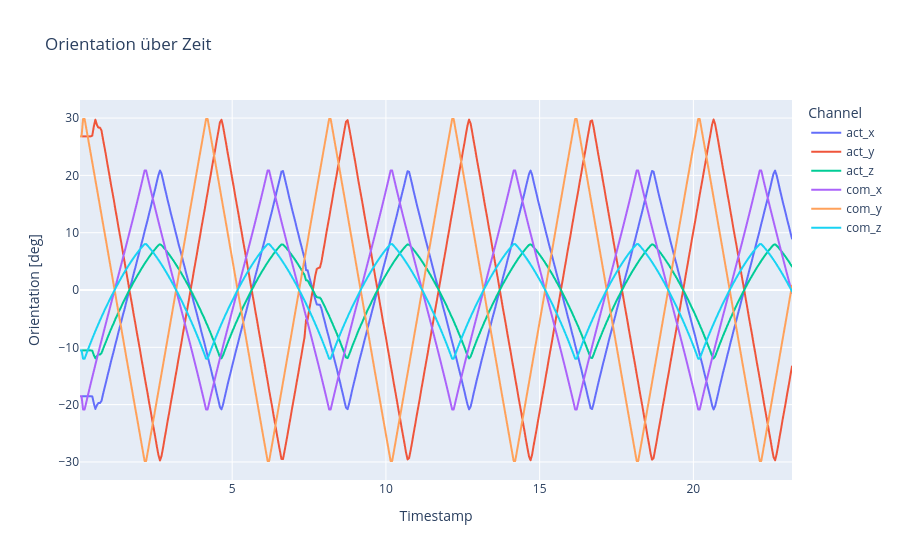

The cell this chart's notebook holds for it:
### Markdown cell above
orientation over time

### Code cell
# 1) DataFrame anlegen
df = pd.DataFrame({
    'timestamp': timestamps,
    'act_x': rpy_act[:, 0],
    'act_y': rpy_act[:, 1],
    'act_z': rpy_act[:, 2],
    'com_x': rpy_com[:, 0],
    'com_y': rpy_com[:, 1],
    'com_z': rpy_com[:, 2],
})

# 1) In Long-Form umwandeln
df_long = df.melt(
    id_vars='timestamp',
    value_vars=df.columns[1:],
    var_name='Channel',
    value_name='Orientation [deg]'
)

# 2) Plot bauen
fig = px.line(
    df_long,
    x='timestamp',
    y='Orientation [deg]',
    color='Channel',
    title="Orientation über Zeit",
    labels={'timestamp': 'Timestamp'}
)

# 3) Achsen anpassen
fig.update_xaxes(
    tickformat="%H:%M:%S\n%d-%m-%Y",
)

fig.show()

### Figure 1 — Plotly figure (JSON) as saved in the notebook; plotly's stock layout.template omitted (floating-point values rounded to 4 significant figures; data arrays with more than 128 entries replaced by an {"elided": "..."} marker saying what was removed)
{"data": [{"hovertemplate": "Channel=act_x<br>Timestamp=%{x}<br>Orientation [deg]=%{y}<extra></extra>", "legendgroup": "act_x", "line": {"color": "#636efa", "dash": "solid"}, "marker": {"symbol": "circle"}, "mode": "lines", "name": "act_x", "showlegend": true, "type": "scattergl", "x": {"elided": "464 float values"}, "xaxis": "x", "y": {"elided": "464 float values"}, "yaxis": "y"}, {"hovertemplate": "Channel=act_y<br>Timestamp=%{x}<br>Orientation [deg]=%{y}<extra></extra>", "legendgroup": "act_y", "line": {"color": "#EF553B", "dash": "solid"}, "marker": {"symbol": "circle"}, "mode": "lines", "name": "act_y", "showlegend": true, "type": "scattergl", "x": {"elided": "464 float values"}, "xaxis": "x", "y": {"elided": "464 float values"}, "yaxis": "y"}, {"hovertemplate": "Channel=act_z<br>Timestamp=%{x}<br>Orientation [deg]=%{y}<extra></extra>", "legendgroup": "act_z", "line": {"color": "#00cc96", "dash": "solid"}, "marker": {"symbol": "circle"}, "mode": "lines", "name": "act_z", "showlegend": true, "type": "scattergl", "x": {"elided": "464 float values"}, "xaxis": "x", "y": {"elided": "464 float values"}, "yaxis": "y"}, {"hovertemplate": "Channel=com_x<br>Timestamp=%{x}<br>Orientation [deg]=%{y}<extra></extra>", "legendgroup": "com_x", "line": {"color": "#ab63fa", "dash": "solid"}, "marker": {"symbol": "circle"}, "mode": "lines", "name": "com_x", "showlegend": true, "type": "scattergl", "x": {"elided": "464 float values"}, "xaxis": "x", "y": {"elided": "464 float values"}, "yaxis": "y"}, {"hovertemplate": "Channel=com_y<br>Timestamp=%{x}<br>Orientation [deg]=%{y}<extra></extra>", "legendgroup": "com_y", "line": {"color": "#FFA15A", "dash": "solid"}, "marker": {"symbol": "circle"}, "mode": "lines", "name": "com_y", "showlegend": true, "type": "scattergl", "x": {"elided": "464 float values"}, "xaxis": "x", "y": {"elided": "464 float values"}, "yaxis": "y"}, {"hovertemplate": "Channel=com_z<br>Timestamp=%{x}<br>Orientation [deg]=%{y}<extra></extra>", "legendgroup": "com_z", "line": {"color": "#19d3f3", "dash": "solid"}, "marker": {"symbol": "circle"}, "mode": "lines", "name": "com_z", "showlegend": true, "type": "scattergl", "x": {"elided": "464 float values"}, "xaxis": "x", "y": {"elided": "464 float values"}, "yaxis": "y"}], "layout": {"legend": {"title": {"text": "Channel"}, "tracegroupgap": 0}, "title": {"text": "Orientation über Zeit"}, "xaxis": {"anchor": "y", "domain": [0, 1], "tickformat": "%H:%M:%S\n%d-%m-%Y", "title": {"text": "Timestamp"}}, "yaxis": {"anchor": "x", "domain": [0, 1], "title": {"text": "Orientation [deg]"}}}}
